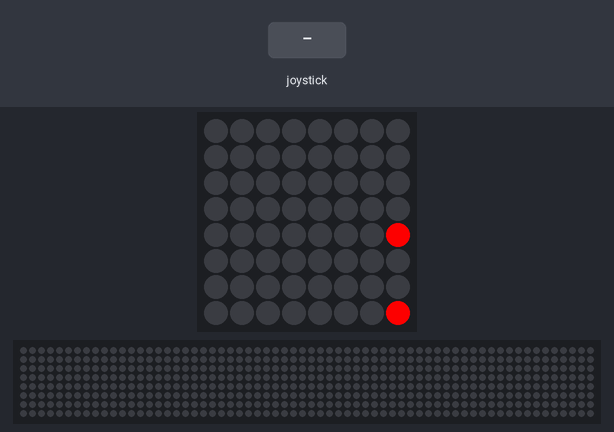
This program was run on a simulated Raspberry Pi (BCM pin numbers) with a Sense HAT. Shown: the Sense HAT's 8×8 RGB LED matrix, a strip that is not on the board, showing the scrolling text unrolled. Inputs (shaded band) come from the test bench. The 64×8 strip is a reading aid, not a part: it shows the text the matrix is scrolling, unrolled, one strip-width of it at a time.

Above: at 0.2 s.
At 6.9 s:
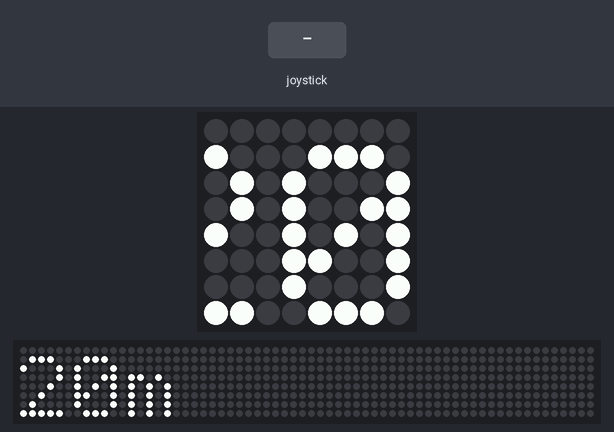
7.0 s: joystick clicked
At 9.2 s:
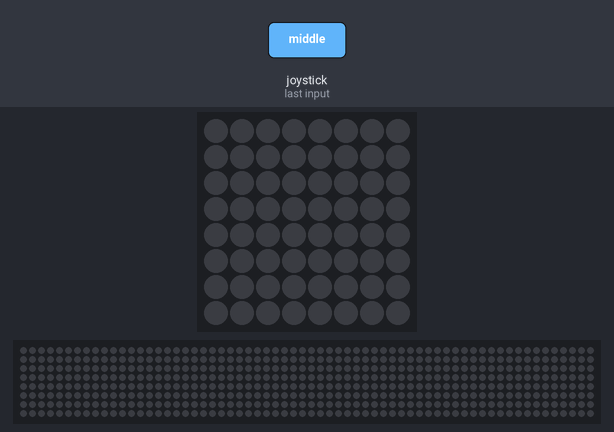

The program:

timer.py
```python
#!/usr/bin/python
import sense_hat, time

MENU_STATE  = 0
TIMER_STATE = 1
FLASH_STATE = 2

sense = sense_hat.SenseHat()

sense.clear()

sense.show_message("set timer", text_colour = (255, 0, 0))
minutes = 20

def inc():
    global minutes
    minutes+=1

def dec():
    global minutes
    minutes-=1

def menu():
    for event in sense.stick.get_events():
        if event.action == "pressed":
            if event.direction == "up":
                inc()

            if event.direction == "down":
                dec()

            if event.direction == "middle":
                return TIMER_STATE
    sense.show_message("{0}m".format(minutes))
    return MENU_STATE

def timer():
    while True:
        sense.clear()
        time.sleep(60*minutes)
        w = [255, 255, 255]
        sense.set_pixels([w,w,w,w,w,w,w,w,
                          w,w,w,w,w,w,w,w,
                          w,w,w,w,w,w,w,w,
                          w,w,w,w,w,w,w,w,
                          w,w,w,w,w,w,w,w,
                          w,w,w,w,w,w,w,w,
                          w,w,w,w,w,w,w,w,
                          w,w,w,w,w,w,w,w])
        time.sleep(5)
        sense.clear()
    return TIMER_STATE


# FSM
state = MENU_STATE
while True:
    if state == MENU_STATE:
        state = menu()
    elif state == TIMER_STATE:
        state = timer()
    else:
        exit
```
